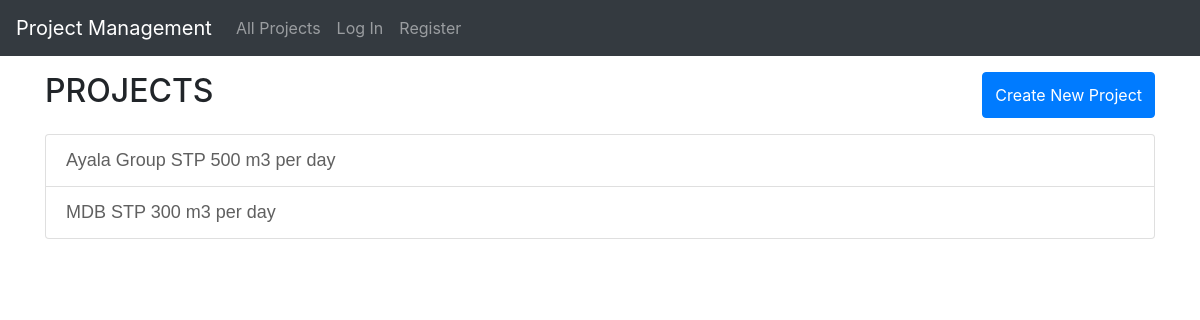
The page / on the database its author committed.
### engineering/models.py (models this page shows, shortened)
class Project(models.Model):
    proj_name = models.CharField(max_length=300)

### engineering/views.py (the view)
# urls.py: path("", views.index, name="index"),
def index(request):
    if request.method == 'GET':
        projects = Project.objects.all()
        return render(request, "engineering/index.html", {
            "projects": projects,
        })
    elif request.method == "POST":
        title = request.POST["proj_title"]
        new_project = Project(proj_name=title)
        new_project.save()
        return HttpResponseRedirect(reverse('project', args=[new_project.id]))

### engineering/templates/engineering/index.html (shortened to what this page needs)
{% extends "engineering/layout.html" %}
{% load static %}
{% block body %}
    <div class='container'>
        <div class="d-flex justify-content-between my-3">
        <h2>PROJECTS</h2>
        <button type="button" class="btn btn-primary" data-toggle="modal" data-target="#exampleModalCenter">
            Create New Project
        </button>
        </div>
        <ul class="list-group">
        {% for project in projects%}
            <li class="list-group-item"><a href="{% url "project" id=project.id%}" class="project-list">{{ project.proj_name }}</a></li>
        {% endfor %}
        </ul>
        <br>
        </div>
    </div>
{% endblock %}

### engineering/static/engineering/styles.css (style rules this page uses)
* { margin: 0; padding: 0; box-sizing: border-box; }
.project-list { color: rgb(96, 96, 96); font-size: 18px; font-family: 'Gill Sans', 'Gill Sans MT', Calibri, 'Trebuchet MS', sans-serif; }

### rows shown on the page
Project: proj_name "Ayala Group STP 500 m3 per day"
Project: proj_name "MDB STP 300 m3 per day"
